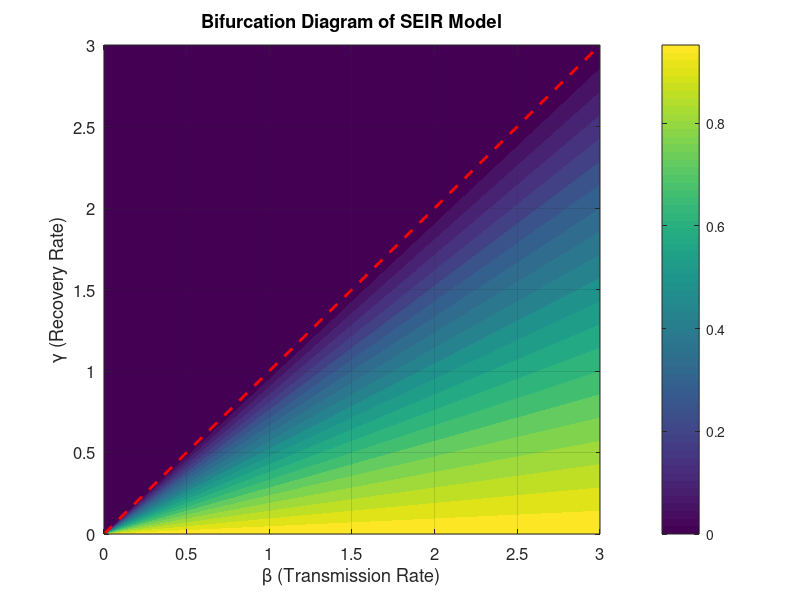
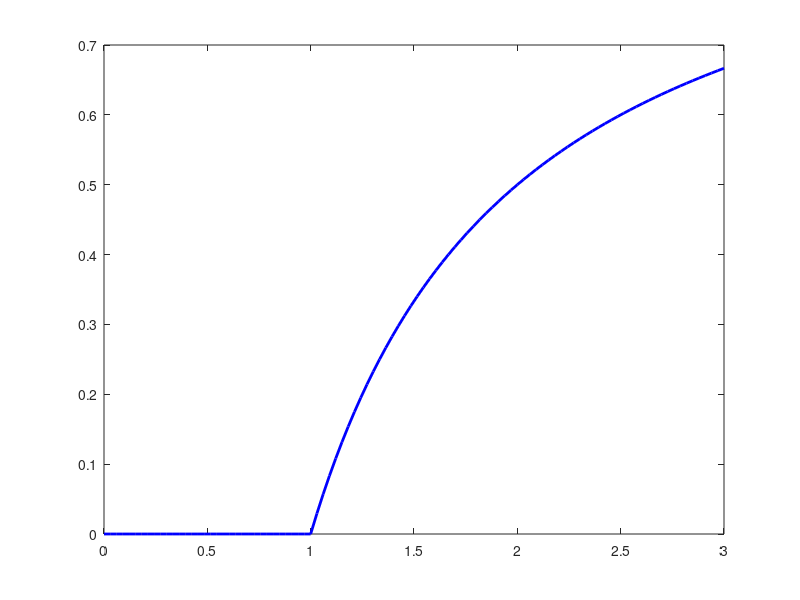

Reproduce these figures in MATLAB, in order. (Note: this script raises an error after producing the figures.)
clc; clear; close all;

% Define the parameter space for beta and gamma
beta_values = linspace(0, 3, 100);  % Transmission rate (beta)
gamma_values = linspace(0, 3, 100);  % Recovery rate (gamma)

% Create a grid for beta and gamma
[Beta, Gamma] = meshgrid(beta_values, gamma_values);

% Preallocate I_star for storing the steady-state infected population
I_star = zeros(size(Beta));

% Total population (normalized to 1)
N = 1;
kappa = 1;  % Incubation rate (assumed constant)

% Compute I* for each (beta, gamma) pair
for i = 1:length(gamma_values)
    for j = 1:length(beta_values)
        beta = Beta(i, j);
        gamma = Gamma(i, j);
        
        % Compute R0
        R0 = beta / gamma;
        
        % Compute I* for endemic equilibrium
        if R0 > 1
            I_star(i, j) = N * (1 - 1/R0) * kappa;
        else
            I_star(i, j) = 0;  % Disease-free equilibrium (I* = 0)
        end
    end
end

% Plot the bifurcation diagram
figure;
contourf(Beta, Gamma, I_star, 20, 'LineStyle', 'none'); % Contour plot
colorbar;
xlabel('\beta (Transmission Rate)');
ylabel('\gamma (Recovery Rate)');
title('Bifurcation Diagram of SEIR Model');
set(gca, 'FontSize', 12);
grid on;
hold on;
plot(beta_values, beta_values, 'r--', 'LineWidth', 2);
% annotation('textbox', [0.5, 0.6, 0.075, 0.05], 'String', '$\beta = \gamma$', 'Interpreter', 'latex', ...
%            'FontSize', 12, 'EdgeColor', 'none', 'BackgroundColor', 'white', 'Color', 'red');



% clc; clear; close all;

% Parameter range for beta (bifurcation parameter)
beta_values = linspace(0, 3, 100);  % Varying beta from 0 to 3

% Fixed parameters
N = 1;      % Normalized total population
gamma = 1;  % Recovery rate (fix to 1 for simplicity)
kappa = 1;  % Incubation rate (fix for demonstration)

% Compute R0 for each beta
R0_values = beta_values / gamma;

% Compute endemic equilibrium values of I*
I_star = N * (1 - 1 ./ R0_values) * kappa;  

% Ensure I* is 0 when R0 < 1 (no endemic equilibrium)
I_star(R0_values < 1) = 0;

% Plot bifurcation diagram
figure;
plot(beta_values, I_star, 'b-', 'LineWidth', 2); hold on;
xline(1,'r--', 'LineWidth',1.5);
plot(gamma, 0, 'ro', 'MarkerFaceColor', 'r'); % Bifurcation point

xlabel('R_0');
ylabel('I^* (Steady-State Infected Population)');
title('Transcritical Bifurcation in SEIR Model');
grid on;
set(gca, 'FontSize', 12);

% Annotate the bifurcation point
text(gamma + 0.05, 0.05, 'Bifurcation at \beta = \gamma', 'Color', 'r');


